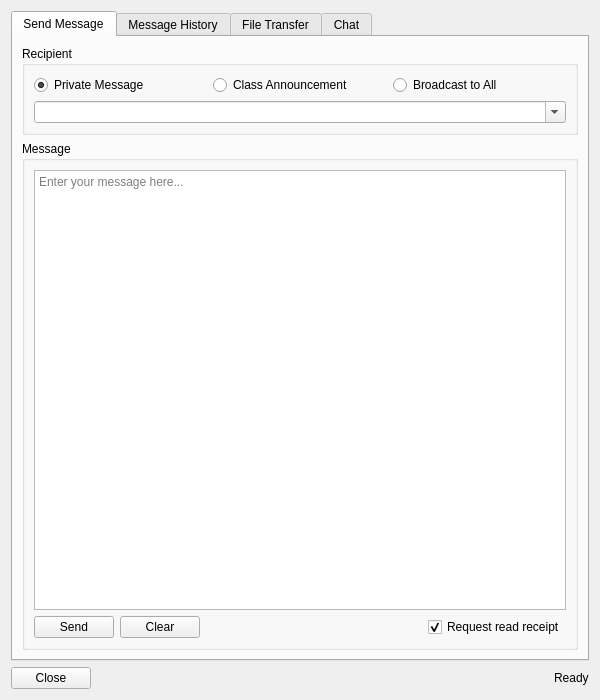
<?xml version="1.0" encoding="UTF-8"?>
<ui version="4.0">
 <class>ClassWatchMessagePanel</class>
 <widget class="QWidget" name="ClassWatchMessagePanel">
  <property name="geometry">
   <rect>
    <x>0</x>
    <y>0</y>
    <width>600</width>
    <height>700</height>
   </rect>
  </property>
  <property name="windowTitle">
   <string>ClassWatch Messages</string>
  </property>
  <layout class="QVBoxLayout" name="mainLayout">
   <item>
    <widget class="QTabWidget" name="messageTabs">
     <property name="currentIndex">
      <number>0</number>
     </property>
     <widget class="QWidget" name="sendMessageTab">
      <attribute name="title">
       <string>Send Message</string>
      </attribute>
      <layout class="QVBoxLayout" name="sendMessageLayout">
       <item>
        <widget class="QGroupBox" name="recipientGroup">
         <property name="title">
          <string>Recipient</string>
         </property>
         <layout class="QVBoxLayout" name="recipientLayout">
          <item>
           <layout class="QHBoxLayout" name="recipientTypeLayout">
            <item>
             <widget class="QRadioButton" name="privateRadio">
              <property name="text">
               <string>Private Message</string>
              </property>
              <property name="checked">
               <bool>true</bool>
              </property>
             </widget>
            </item>
            <item>
             <widget class="QRadioButton" name="announcementRadio">
              <property name="text">
               <string>Class Announcement</string>
              </property>
             </widget>
            </item>
            <item>
             <widget class="QRadioButton" name="broadcastRadio">
              <property name="text">
               <string>Broadcast to All</string>
              </property>
             </widget>
            </item>
           </layout>
          </item>
          <item>
           <widget class="QComboBox" name="recipientCombo">
            <property name="editable">
             <bool>true</bool>
            </property>
           </widget>
          </item>
         </layout>
        </widget>
       </item>
       <item>
        <widget class="QGroupBox" name="messageContentGroup">
         <property name="title">
          <string>Message</string>
         </property>
         <layout class="QVBoxLayout" name="messageContentLayout">
          <item>
           <widget class="QTextEdit" name="messageTextEdit">
            <property name="placeholderText">
             <string>Enter your message here...</string>
            </property>
            <property name="maximumHeight">
             <number>200</number>
            </property>
           </widget>
          </item>
          <item>
           <layout class="QHBoxLayout" name="messageButtonsLayout">
            <item>
             <widget class="QPushButton" name="sendButton">
              <property name="text">
               <string>Send</string>
              </property>
             </widget>
            </item>
            <item>
             <widget class="QPushButton" name="clearButton">
              <property name="text">
               <string>Clear</string>
              </property>
             </widget>
            </item>
            <item>
             <spacer name="horizontalSpacer">
              <property name="orientation">
               <enum>Qt::Horizontal</enum>
              </property>
              <property name="sizeHint" stdset="0">
               <size>
                <width>40</width>
                <height>20</height>
               </size>
              </property>
             </spacer>
            </item>
            <item>
             <widget class="QCheckBox" name="readReceiptCheck">
              <property name="text">
               <string>Request read receipt</string>
              </property>
              <property name="checked">
               <bool>true</bool>
              </property>
             </widget>
            </item>
           </layout>
          </item>
         </layout>
        </widget>
       </item>
      </layout>
     </widget>
     <widget class="QWidget" name="messageHistoryTab">
      <attribute name="title">
       <string>Message History</string>
      </attribute>
      <layout class="QVBoxLayout" name="messageHistoryLayout">
       <item>
        <widget class="QTreeWidget" name="messageHistoryTree">
         <property name="headerLabels">
          <stringlist>
           <string>Time</string>
           <string>Type</string>
           <string>Recipient</string>
           <string>Message</string>
           <string>Status</string>
          </stringlist>
         </property>
         <property name="rootIsDecorated">
          <bool>false</bool>
         </property>
         <property name="uniformRowHeights">
          <bool>true</bool>
         </property>
         <property name="alternatingRowColors">
          <bool>true</bool>
         </property>
        </widget>
       </item>
       <item>
        <layout class="QHBoxLayout" name="historyButtonsLayout">
         <item>
          <widget class="QPushButton" name="refreshHistoryButton">
           <property name="text">
            <string>Refresh</string>
           </property>
          </widget>
         </item>
         <item>
          <widget class="QPushButton" name="clearHistoryButton">
           <property name="text">
            <string>Clear History</string>
           </property>
          </widget>
         </item>
         <item>
          <widget class="QPushButton" name="exportHistoryButton">
           <property name="text">
            <string>Export</string>
           </property>
          </widget>
         </item>
         <item>
          <spacer name="horizontalSpacer2">
           <property name="orientation">
            <enum>Qt::Horizontal</enum>
           </property>
           <property name="sizeHint" stdset="0">
            <size>
             <width>40</width>
             <height>20</height>
            </size>
           </property>
          </spacer>
         </item>
         <item>
          <widget class="QComboBox" name="filterCombo">
           <property name="editable">
            <bool>false</bool>
           </property>
          </widget>
         </item>
        </layout>
       </item>
      </layout>
     </widget>
     <widget class="QWidget" name="fileTransferTab">
      <attribute name="title">
       <string>File Transfer</string>
      </attribute>
      <layout class="QVBoxLayout" name="fileTransferLayout">
       <item>
        <widget class="QGroupBox" name="fileSelectGroup">
         <property name="title">
          <string>Select File</string>
         </property>
         <layout class="QVBoxLayout" name="fileSelectLayout">
          <item>
           <layout class="QHBoxLayout" name="fileSelectButtonsLayout">
            <item>
             <widget class="QLineEdit" name="filePathEdit">
              <property name="placeholderText">
               <string>Select file to send...</string>
              </property>
              <property name="readOnly">
               <bool>true</bool>
              </property>
             </widget>
            </item>
            <item>
             <widget class="QPushButton" name="browseButton">
              <property name="text">
               <string>Browse</string>
              </property>
             </widget>
            </item>
           </layout>
          </item>
          <item>
           <widget class="QComboBox" name="fileRecipientCombo">
            <property name="editable">
             <bool>true</bool>
            </property>
           </widget>
          </item>
          <item>
           <widget class="QPushButton" name="sendFileButton">
            <property name="text">
             <string>Send File</string>
            </property>
           </widget>
          </item>
         </layout>
        </widget>
       </item>
       <item>
        <widget class="QGroupBox" name="transferHistoryGroup">
         <property name="title">
          <string>Transfer History</string>
         </property>
         <layout class="QVBoxLayout" name="transferHistoryLayout">
          <item>
           <widget class="QTreeWidget" name="transferHistoryTree">
            <property name="headerLabels">
             <stringlist>
              <string>Time</string>
              <string>File</string>
              <string>Recipient</string>
              <string>Size</string>
              <string>Status</string>
             </stringlist>
            </property>
            <property name="rootIsDecorated">
             <bool>false</bool>
            </property>
            <property name="uniformRowHeights">
             <bool>true</bool>
            </property>
            <property name="alternatingRowColors">
             <bool>true</bool>
            </property>
           </widget>
          </item>
         </layout>
        </widget>
       </item>
      </layout>
     </widget>
     <widget class="QWidget" name="chatTab">
      <attribute name="title">
       <string>Chat</string>
      </attribute>
      <layout class="QVBoxLayout" name="chatLayout">
       <item>
        <widget class="QListWidget" name="chatHistoryList">
         <property name="alternatingRowColors">
          <bool>true</bool>
         </property>
        </widget>
       </item>
       <item>
        <layout class="QHBoxLayout" name="chatInputLayout">
         <item>
          <widget class="QLineEdit" name="chatInputEdit">
           <property name="placeholderText">
            <string>Type message...</string>
           </property>
          </widget>
         </item>
         <item>
          <widget class="QPushButton" name="sendChatButton">
           <property name="text">
            <string>Send</string>
           </property>
          </widget>
         </item>
        </layout>
       </item>
      </layout>
     </widget>
    </widget>
   </item>
   <item>
    <layout class="QHBoxLayout" name="bottomButtonsLayout">
     <item>
      <widget class="QPushButton" name="closeButton">
       <property name="text">
        <string>Close</string>
       </property>
      </widget>
     </item>
     <item>
      <spacer name="horizontalSpacer3">
       <property name="orientation">
        <enum>Qt::Horizontal</enum>
       </property>
       <property name="sizeHint" stdset="0">
        <size>
         <width>40</width>
         <height>20</height>
        </size>
       </property>
      </spacer>
     </item>
     <item>
      <widget class="QLabel" name="statusLabel">
       <property name="text">
        <string>Ready</string>
       </property>
      </widget>
     </item>
    </layout>
   </item>
  </layout>
 </widget>
 <resources/>
 <connections/>
</ui>
